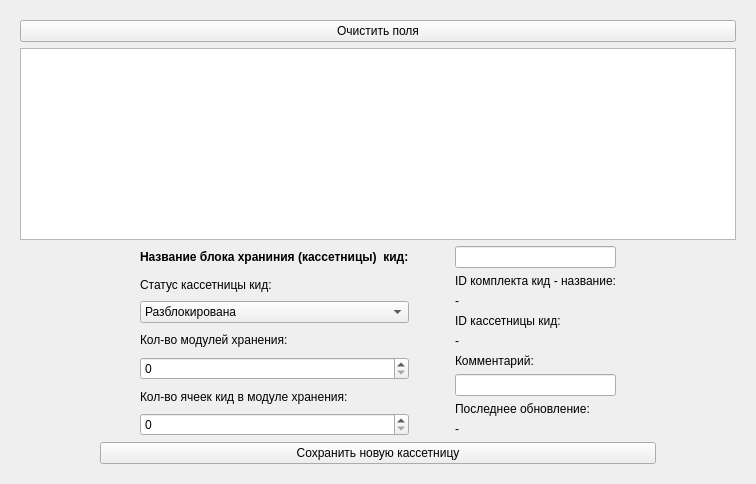
                <widget class="QWidget" name="tab_46">
                 <attribute name="title">
                  <string>Блоки хранения</string>
                 </attribute>
                 <layout class="QGridLayout" name="gridLayout_44">
                  <item row="0" column="0">
                   <widget class="QFrame" name="frame_5">
                    <layout class="QGridLayout" name="gridLayout_45">
                     <item row="2" column="0">
                      <layout class="QHBoxLayout" name="horizontalLayout_26">
                       <item>
                        <spacer name="horizontalSpacer_76">
                         <property name="orientation">
                          <enum>Qt::Orientation::Vertical</enum>
                         </property>
                         <property name="sizeHint" stdset="0">
                          <size>
                           <width>40</width>
                           <height>20</height>
                          </size>
                         </property>
                        </spacer>
                       </item>
                       <item>
                        <spacer name="horizontalSpacer_77">
                         <property name="orientation">
                          <enum>Qt::Orientation::Vertical</enum>
                         </property>
                         <property name="sizeHint" stdset="0">
                          <size>
                           <width>40</width>
                           <height>20</height>
                          </size>
                         </property>
                        </spacer>
                       </item>
                       <item>
                        <layout class="QVBoxLayout" name="areaSetOne_5">
                         <item>
                          <layout class="QHBoxLayout" name="horizontalLayout_36"/>
                         </item>
                         <item>
                          <layout class="QHBoxLayout" name="horizontalLayout_38">
                           <item>
                            <spacer name="horizontalSpacer_78">
                             <property name="orientation">
                              <enum>Qt::Orientation::Vertical</enum>
                             </property>
                             <property name="sizeHint" stdset="0">
                              <size>
                               <width>40</width>
                               <height>20</height>
                              </size>
                             </property>
                            </spacer>
                           </item>
                           <item>
                            <layout class="QVBoxLayout" name="verticalLayout_35">
                             <item>
                              <widget class="QLabel" name="label_112">
                               <property name="font">
                                <font>
                                 <bold>true</bold>
                                </font>
                               </property>
                               <property name="text">
                                <string>Название блока храниния (кассетницы)  кид:</string>
                               </property>
                              </widget>
                             </item>
                             <item>
                              <widget class="QLabel" name="label_113">
                               <property name="text">
                                <string>Статус кассетницы кид:</string>
                               </property>
                              </widget>
                             </item>
                             <item>
                              <widget class="QComboBox" name="comboKasStatus_kid">
                               <item>
                                <property name="text">
                                 <string>Разблокирована</string>
                                </property>
                               </item>
                               <item>
                                <property name="text">
                                 <string>Заблокирована</string>
                                </property>
                               </item>
                              </widget>
                             </item>
                             <item>
                              <widget class="QLabel" name="label_114">
                               <property name="text">
                                <string>Кол-во модулей хранения:</string>
                               </property>
                              </widget>
                             </item>
                             <item>
                              <widget class="QSpinBox" name="inputIntKasLenght_kid"/>
                             </item>
                             <item>
                              <widget class="QLabel" name="label_115">
                               <property name="text">
                                <string>Кол-во ячеек кид в модуле хранения:</string>
                               </property>
                              </widget>
                             </item>
                             <item>
                              <widget class="QSpinBox" name="inputIntKasWidth_kid"/>
                             </item>
                            </layout>
                           </item>
                           <item>
                            <spacer name="horizontalSpacer_79">
                             <property name="orientation">
                              <enum>Qt::Orientation::Vertical</enum>
                             </property>
                             <property name="sizeHint" stdset="0">
                              <size>
                               <width>40</width>
                               <height>20</height>
                              </size>
                             </property>
                            </spacer>
                           </item>
                           <item>
                            <layout class="QVBoxLayout" name="verticalLayout_36">
                             <item>
                              <widget class="QLineEdit" name="inputKasName_kid"/>
                             </item>
                             <item>
                              <widget class="QLabel" name="label_116">
                               <property name="text">
                                <string>ID комплекта кид - название:</string>
                               </property>
                              </widget>
                             </item>
                             <item>
                              <widget class="QLabel" name="textSetId_kid_2">
                               <property name="text">
                                <string>-</string>
                               </property>
                              </widget>
                             </item>
                             <item>
                              <widget class="QLabel" name="label_120">
                               <property name="text">
                                <string>ID кассетницы кид:</string>
                               </property>
                              </widget>
                             </item>
                             <item>
                              <widget class="QLabel" name="textKasId_kid">
                               <property name="text">
                                <string>-</string>
                               </property>
                              </widget>
                             </item>
                             <item>
                              <widget class="QLabel" name="label_121">
                               <property name="text">
                                <string>Комментарий:</string>
                               </property>
                              </widget>
                             </item>
                             <item>
                              <widget class="QLineEdit" name="inputKasNote_kid"/>
                             </item>
                             <item>
                              <widget class="QLabel" name="label_122">
                               <property name="text">
                                <string>Последнее обновление:</string>
                               </property>
                              </widget>
                             </item>
                             <item>
                              <layout class="QHBoxLayout" name="horizontalLayout_40">
                               <item>
                                <widget class="QLabel" name="dateKasLastUpdate_kid">
                                 <property name="text">
                                  <string>-</string>
                                 </property>
                                </widget>
                               </item>
                              </layout>
                             </item>
                            </layout>
                           </item>
                           <item>
                            <spacer name="horizontalSpacer_99">
                             <property name="orientation">
                              <enum>Qt::Orientation::Vertical</enum>
                             </property>
                             <property name="sizeHint" stdset="0">
                              <size>
                               <width>40</width>
                               <height>20</height>
                              </size>
                             </property>
                            </spacer>
                           </item>
                          </layout>
                         </item>
                         <item>
                          <layout class="QGridLayout" name="gridLayout_kas_kid">
                           <item row="0" column="0">
                            <widget class="QPushButton" name="btnKasSave_kid">
                             <property name="text">
                              <string>Сохранить новую кассетницу</string>
                             </property>
                            </widget>
                           </item>
                          </layout>
                         </item>
                        </layout>
                       </item>
                       <item>
                        <spacer name="horizontalSpacer_100">
                         <property name="orientation">
                          <enum>Qt::Orientation::Vertical</enum>
                         </property>
                         <property name="sizeHint" stdset="0">
                          <size>
                           <width>40</width>
                           <height>20</height>
                          </size>
                         </property>
                        </spacer>
                       </item>
                       <item>
                        <spacer name="horizontalSpacer_101">
                         <property name="orientation">
                          <enum>Qt::Orientation::Vertical</enum>
                         </property>
                         <property name="sizeHint" stdset="0">
                          <size>
                           <width>40</width>
                           <height>20</height>
                          </size>
                         </property>
                        </spacer>
                       </item>
                      </layout>
                     </item>
                     <item row="1" column="0">
                      <widget class="QTableView" name="tableView_kas_kid">
                       <property name="minimumSize">
                        <size>
                         <width>0</width>
                         <height>150</height>
                        </size>
                       </property>
                       <property name="maximumSize">
                        <size>
                         <width>16777215</width>
                         <height>300</height>
                        </size>
                       </property>
                      </widget>
                     </item>
                     <item row="0" column="0">
                      <widget class="QPushButton" name="btnKasCreateNew_kid">
                       <property name="text">
                        <string>Очистить поля</string>
                       </property>
                      </widget>
                     </item>
                    </layout>
                   </widget>
                  </item>
                 </layout>
                </widget>
